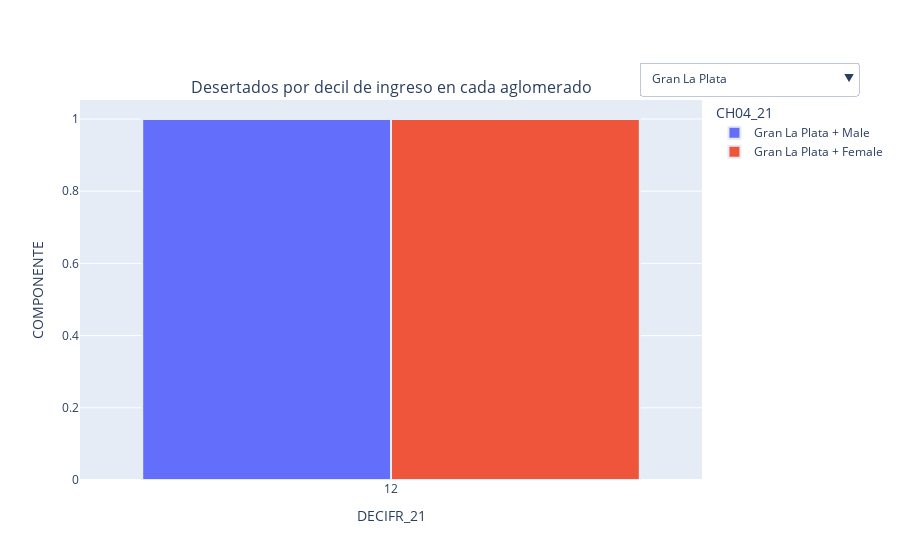

The notebook cell saved with this chart:
### Code cell
titulo = 'Desertados por decil de ingreso en cada aglomerado'
gen_bar(desertados_por_aglo, 'DECIFR_21', 'COMPONENTE', 'AGLOMERADO_21', 'CH04_21', titulo)

### Figure 1 — Plotly figure (JSON) as saved in the notebook; plotly's stock layout.template omitted (floating-point values rounded to 4 significant figures)
{"data": [{"marker": {"line": {"width": 2}}, "name": "Gran La Plata + Male", "type": "bar", "visible": true, "x": [12], "y": [1]}, {"marker": {"line": {"width": 2}}, "name": "Gran La Plata + Female", "type": "bar", "visible": true, "x": [12], "y": [1]}, {"marker": {"line": {"width": 2}}, "name": "Bahía Blanca - Cerri + Male", "type": "bar", "visible": false, "x": [2, 8, 12, 12], "y": [1, 1, 1, 2]}, {"marker": {"line": {"width": 2}}, "name": "Gran Santa Fé + Male", "type": "bar", "visible": false, "x": [2, 3], "y": [1, 1]}, {"marker": {"line": {"width": 2}}, "name": "Gran Santa Fé + Female", "type": "bar", "visible": false, "x": [1, 1, 2, 3], "y": [1, 1, 1, 1]}, {"marker": {"line": {"width": 2}}, "name": "Gran Paraná + Male", "type": "bar", "visible": false, "x": [6], "y": [1]}, {"marker": {"line": {"width": 2}}, "name": "Posadas + Male", "type": "bar", "visible": false, "x": [2, 3, 5], "y": [1, 1, 1]}, {"marker": {"line": {"width": 2}}, "name": "Posadas + Female", "type": "bar", "visible": false, "x": [2], "y": [1]}, {"marker": {"line": {"width": 2}}, "name": "Gran Resistencia + Male", "type": "bar", "visible": false, "x": [2, 3, 4], "y": [1, 1, 1]}, {"marker": {"line": {"width": 2}}, "name": "Gran Resistencia + Female", "type": "bar", "visible": false, "x": [4], "y": [1]}, {"marker": {"line": {"width": 2}}, "name": "Comodoro Rivadavia - Rada Tilly + Male", "type": "bar", "visible": false, "x": [10], "y": [1]}, {"marker": {"line": {"width": 2}}, "name": "Gran Mendoza + Male", "type": "bar", "visible": false, "x": [3, 4, 12, 12], "y": [1, 2, 1, 2]}, {"marker": {"line": {"width": 2}}, "name": "Gran Mendoza + Female", "type": "bar", "visible": false, "x": [6, 12], "y": [1, 1]}, {"marker": {"line": {"width": 2}}, "name": "Corrientes + Male", "type": "bar", "visible": false, "x": [2, 5], "y": [1, 2]}, {"marker": {"line": {"width": 2}}, "name": "Gran Córdoba + Male", "type": "bar", "visible": false, "x": [1, 2, 3, 4, 5, 6, 8], "y": [1, 1, 1, 1, 2, 1, 1]}, {"marker": {"line": {"width": 2}}, "name": "Gran Córdoba + Female", "type": "bar", "visible": false, "x": [2, 2, 5, 7], "y": [1, 1, 1, 1]}, {"marker": {"line": {"width": 2}}, "name": "Concordia + Male", "type": "bar", "visible": false, "x": [5], "y": [1]}, {"marker": {"line": {"width": 2}}, "name": "Concordia + Female", "type": "bar", "visible": false, "x": [2, 12], "y": [1, 1]}, {"marker": {"line": {"width": 2}}, "name": "Formosa + Male", "type": "bar", "visible": false, "x": [4, 5, 7, 12], "y": [1, 1, 1, 3]}, {"marker": {"line": {"width": 2}}, "name": "Neuquén - Plottier + Male", "type": "bar", "visible": false, "x": [4, 6], "y": [1, 1]}, {"marker": {"line": {"width": 2}}, "name": "Neuquén - Plottier + Female", "type": "bar", "visible": false, "x": [4, 5], "y": [1, 1]}, {"marker": {"line": {"width": 2}}, "name": "Santiago del Estero - La Banda + Male", "type": "bar", "visible": false, "x": [1, 5, 10], "y": [1, 1, 1]}, {"marker": {"line": {"width": 2}}, "name": "Jujuy - Palpalá + Male", "type": "bar", "visible": false, "x": [2, 4, 5], "y": [1, 2, 1]}, {"marker": {"line": {"width": 2}}, "name": "Jujuy - Palpalá + Female", "type": "bar", "visible": false, "x": [2, 3, 4, 7], "y": [1, 1, 1, 1]}, {"marker": {"line": {"width": 2}}, "name": "Río Gallegos + Male", "type": "bar", "visible": false, "x": [2, 7], "y": [1, 1]}, {"marker": {"line": {"width": 2}}, "name": "Río Gallegos + Female", "type": "bar", "visible": false, "x": [6, 12], "y": [1, 1]}, {"marker": {"line": {"width": 2}}, "name": "Gran Catamarca + Male", "type": "bar", "visible": false, "x": [2, 8], "y": [2, 1]}, {"marker": {"line": {"width": 2}}, "name": "Gran Catamarca + Female", "type": "bar", "visible": false, "x": [2, 6], "y": [1, 1]}, {"marker": {"line": {"width": 2}}, "name": "Gran Salta + Male", "type": "bar", "visible": false, "x": [1, 2, 3, 6], "y": [1, 1, 1, 1]}, {"marker": {"line": {"width": 2}}, "name": "Gran Salta + Female", "type": "bar", "visible": false, "x": [1, 2, 6, 6, 7, 7, 8], "y": [1, 1, 1, 2, 1, 1, 1]}, {"marker": {"line": {"width": 2}}, "name": "La Rioja + Male", "type": "bar", "visible": false, "x": [12], "y": [2]}, {"marker": {"line": {"width": 2}}, "name": "La Rioja + Female", "type": "bar", "visible": false, "x": [5], "y": [1]}, {"marker": {"line": {"width": 2}}, "name": "Gran San Luis + Female", "type": "bar", "visible": false, "x": [3, 12], "y": [1, 1]}, {"marker": {"line": {"width": 2}}, "name": "Gran San Juan + Male", "type": "bar", "visible": false, "x": [1, 4, 5, 6, 8], "y": [1, 1, 1, 1, 1]}, {"marker": {"line": {"width": 2}}, "name": "Gran San Juan + Female", "type": "bar", "visible": false, "x": [1, 1, 2, 9], "y": [1, 1, 1, 1]}, {"marker": {"line": {"width": 2}}, "name": "Gran Tucumán - Tafí Viejo + Male", "type": "bar", "visible": false, "x": [2, 2, 3, 3, 5, 6], "y": [1, 1, 1, 1, 1, 1]}, {"marker": {"line": {"width": 2}}, "name": "Gran Tucumán - Tafí Viejo + Female", "type": "bar", "visible": false, "x": [2, 5, 7, 9], "y": [1, 1, 1, 1]}, {"marker": {"line": {"width": 2}}, "name": "Santa Rosa - Toay + Female", "type": "bar", "visible": false, "x": [3, 6], "y": [1, 1]}, {"marker": {"line": {"width": 2}}, "name": "Ushuaia - Río Grande + Male", "type": "bar", "visible": false, "x": [9], "y": [1]}, {"marker": {"line": {"width": 2}}, "name": "Partidos del GBA + Male", "type": "bar", "visible": false, "x": [3, 10], "y": [1, 1]}, {"marker": {"line": {"width": 2}}, "name": "Partidos del GBA + Female", "type": "bar", "visible": false, "x": [1, 1, 2, 7, 12, 12], "y": [1, 1, 1, 1, 1, 1]}, {"marker": {"line": {"width": 2}}, "name": "Río Cuarto + Male", "type": "bar", "visible": false, "x": [1], "y": [2]}, {"marker": {"line": {"width": 2}}, "name": "Río Cuarto + Female", "type": "bar", "visible": false, "x": [7], "y": [1]}, {"marker": {"line": {"width": 2}}, "name": "San Nicolás - Villa Constitución + Male", "type": "bar", "visible": false, "x": [2, 5, 6], "y": [1, 1, 1]}, {"marker": {"line": {"width": 2}}, "name": "San Nicolás - Villa Constitución + Female", "type": "bar", "visible": false, "x": [2, 4, 5, 6], "y": [1, 1, 1, 1]}, {"marker": {"line": {"width": 2}}, "name": "Rawson - Trelew + Male", "type": "bar", "visible": false, "x": [6, 9], "y": [1, 1]}, {"marker": {"line": {"width": 2}}, "name": "Viedma - Carmen de Patagones + Male", "type": "bar", "visible": false, "x": [12], "y": [1]}, {"marker": {"line": {"width": 2}}, "name": "Viedma - Carmen de Patagones + Female", "type": "bar", "visible": false, "x": [3], "y": [1]}], "layout": {"annotations": [{"font": {"size": 16}, "showarrow": false, "text": "Desertados por decil de ingreso en cada aglomerado", "x": 0.5, "xanchor": "center", "xref": "paper", "y": 1, "yanchor": "bottom", "yref": "paper"}], "autosize": true, "legend": {"title": {"text": "CH04_21"}}, "showlegend": true, "updatemenus": [{"active": 0, "buttons": [{"args": [{"visible": [true, true, false, false, false, false, false, false, false, false, false, false, false, false, false, false, false, false, false, false, false, false, false, false, false, false, false, false, false, false, false, false, false, false, false, false, false, false, false, false, false, false, false, false, false, false, false, false]}], "label": "Gran La Plata", "method": "update"}, {"args": [{"visible": [false, false, true, false, false, false, false, false, false, false, false, false, false, false, false, false, false, false, false, false, false, false, false, false, false, false, false, false, false, false, false, false, false, false, false, false, false, false, false, false, false, false, false, false, false, false, false, false]}], "label": "Bahía Blanca - Cerri", "method": "update"}, {"args": [{"visible": [false, false, false, true, true, false, false, false, false, false, false, false, false, false, false, false, false, false, false, false, false, false, false, false, false, false, false, false, false, false, false, false, false, false, false, false, false, false, false, false, false, false, false, false, false, false, false, false]}], "label": "Gran Santa Fé", "method": "update"}, {"args": [{"visible": [false, false, false, false, false, true, false, false, false, false, false, false, false, false, false, false, false, false, false, false, false, false, false, false, false, false, false, false, false, false, false, false, false, false, false, false, false, false, false, false, false, false, false, false, false, false, false, false]}], "label": "Gran Paraná", "method": "update"}, {"args": [{"visible": [false, false, false, false, false, false, true, true, false, false, false, false, false, false, false, false, false, false, false, false, false, false, false, false, false, false, false, false, false, false, false, false, false, false, false, false, false, false, false, false, false, false, false, false, false, false, false, false]}], "label": "Posadas", "method": "update"}, {"args": [{"visible": [false, false, false, false, false, false, false, false, true, true, false, false, false, false, false, false, false, false, false, false, false, false, false, false, false, false, false, false, false, false, false, false, false, false, false, false, false, false, false, false, false, false, false, false, false, false, false, false]}], "label": "Gran Resistencia", "method": "update"}, {"args": [{"visible": [false, false, false, false, false, false, false, false, false, false, true, false, false, false, false, false, false, false, false, false, false, false, false, false, false, false, false, false, false, false, false, false, false, false, false, false, false, false, false, false, false, false, false, false, false, false, false, false]}], "label": "Comodoro Rivadavia - Rada Tilly", "method": "update"}, {"args": [{"visible": [false, false, false, false, false, false, false, false, false, false, false, true, true, false, false, false, false, false, false, false, false, false, false, false, false, false, false, false, false, false, false, false, false, false, false, false, false, false, false, false, false, false, false, false, false, false, false, false]}], "label": "Gran Mendoza", "method": "update"}, {"args": [{"visible": [false, false, false, false, false, false, false, false, false, false, false, false, false, true, false, false, false, false, false, false, false, false, false, false, false, false, false, false, false, false, false, false, false, false, false, false, false, false, false, false, false, false, false, false, false, false, false, false]}], "label": "Corrientes", "method": "update"}, {"args": [{"visible": [false, false, false, false, false, false, false, false, false, false, false, false, false, false, true, true, false, false, false, false, false, false, false, false, false, false, false, false, false, false, false, false, false, false, false, false, false, false, false, false, false, false, false, false, false, false, false, false]}], "label": "Gran Córdoba", "method": "update"}, {"args": [{"visible": [false, false, false, false, false, false, false, false, false, false, false, false, false, false, false, false, true, true, false, false, false, false, false, false, false, false, false, false, false, false, false, false, false, false, false, false, false, false, false, false, false, false, false, false, false, false, false, false]}], "label": "Concordia", "method": "update"}, {"args": [{"visible": [false, false, false, false, false, false, false, false, false, false, false, false, false, false, false, false, false, false, true, false, false, false, false, false, false, false, false, false, false, false, false, false, false, false, false, false, false, false, false, false, false, false, false, false, false, false, false, false]}], "label": "Formosa", "method": "update"}, {"args": [{"visible": [false, false, false, false, false, false, false, false, false, false, false, false, false, false, false, false, false, false, false, true, true, false, false, false, false, false, false, false, false, false, false, false, false, false, false, false, false, false, false, false, false, false, false, false, false, false, false, false]}], "label": "Neuquén - Plottier", "method": "update"}, {"args": [{"visible": [false, false, false, false, false, false, false, false, false, false, false, false, false, false, false, false, false, false, false, false, false, true, false, false, false, false, false, false, false, false, false, false, false, false, false, false, false, false, false, false, false, false, false, false, false, false, false, false]}], "label": "Santiago del Estero - La Banda", "method": "update"}, {"args": [{"visible": [false, false, false, false, false, false, false, false, false, false, false, false, false, false, false, false, false, false, false, false, false, false, true, true, false, false, false, false, false, false, false, false, false, false, false, false, false, false, false, false, false, false, false, false, false, false, false, false]}], "label": "Jujuy - Palpalá", "method": "update"}, {"args": [{"visible": [false, false, false, false, false, false, false, false, false, false, false, false, false, false, false, false, false, false, false, false, false, false, false, false, true, true, false, false, false, false, false, false, false, false, false, false, false, false, false, false, false, false, false, false, false, false, false, false]}], "label": "Río Gallegos", "method": "update"}, {"args": [{"visible": [false, false, false, false, false, false, false, false, false, false, false, false, false, false, false, false, false, false, false, false, false, false, false, false, false, false, true, true, false, false, false, false, false, false, false, false, false, false, false, false, false, false, false, false, false, false, false, false]}], "label": "Gran Catamarca", "method": "update"}, {"args": [{"visible": [false, false, false, false, false, false, false, false, false, false, false, false, false, false, false, false, false, false, false, false, false, false, false, false, false, false, false, false, true, true, false, false, false, false, false, false, false, false, false, false, false, false, false, false, false, false, false, false]}], "label": "Gran Salta", "method": "update"}, {"args": [{"visible": [false, false, false, false, false, false, false, false, false, false, false, false, false, false, false, false, false, false, false, false, false, false, false, false, false, false, false, false, false, false, true, true, false, false, false, false, false, false, false, false, false, false, false, false, false, false, false, false]}], "label": "La Rioja", "method": "update"}, {"args": [{"visible": [false, false, false, false, false, false, false, false, false, false, false, false, false, false, false, false, false, false, false, false, false, false, false, false, false, false, false, false, false, false, false, false, true, false, false, false, false, false, false, false, false, false, false, false, false, false, false, false]}], "label": "Gran San Luis", "method": "update"}, {"args": [{"visible": [false, false, false, false, false, false, false, false, false, false, false, false, false, false, false, false, false, false, false, false, false, false, false, false, false, false, false, false, false, false, false, false, false, true, true, false, false, false, false, false, false, false, false, false, false, false, false, false]}], "label": "Gran San Juan", "method": "update"}, {"args": [{"visible": [false, false, false, false, false, false, false, false, false, false, false, false, false, false, false, false, false, false, false, false, false, false, false, false, false, false, false, false, false, false, false, false, false, false, false, true, true, false, false, false, false, false, false, false, false, false, false, false]}], "label": "Gran Tucumán - Tafí Viejo", "method": "update"}, {"args": [{"visible": [false, false, false, false, false, false, false, false, false, false, false, false, false, false, false, false, false, false, false, false, false, false, false, false, false, false, false, false, false, false, false, false, false, false, false, false, false, true, false, false, false, false, false, false, false, false, false, false]}], "label": "Santa Rosa - Toay", "method": "update"}, {"args": [{"visible": [false, false, false, false, false, false, false, false, false, false, false, false, false, false, false, false, false, false, false, false, false, false, false, false, false, false, false, false, false, false, false, false, false, false, false, false, false, false, true, false, false, false, false, false, false, false, false, false]}], "label": "Ushuaia - Río Grande", "method": "update"}, {"args": [{"visible": [false, false, false, false, false, false, false, false, false, false, false, false, false, false, false, false, false, false, false, false, false, false, false, false, false, false, false, false, false, false, false, false, false, false, false, false, false, false, false, true, true, false, false, false, false, false, false, false]}], "label": "Partidos del GBA", "method": "update"}, {"args": [{"visible": [false, false, false, false, false, false, false, false, false, false, false, false, false, false, false, false, false, false, false, false, false, false, false, false, false, false, false, false, false, false, false, false, false, false, false, false, false, false, false, false, false, true, true, false, false, false, false, false]}], "label": "Río Cuarto", "method": "update"}, {"args": [{"visible": [false, false, false, false, false, false, false, false, false, false, false, false, false, false, false, false, false, false, false, false, false, false, false, false, false, false, false, false, false, false, false, false, false, false, false, false, false, false, false, false, false, false, false, true, true, false, false, false]}], "label": "San Nicolás - Villa Constitución", "method": "update"}, {"args": [{"visible": [false, false, false, false, false, false, false, false, false, false, false, false, false, false, false, false, false, false, false, false, false, false, false, false, false, false, false, false, false, false, false, false, false, false, false, false, false, false, false, false, false, false, false, false, false, true, false, false]}], "label": "Rawson - Trelew", "method": "update"}, {"args": [{"visible": [false, false, false, false, false, false, false, false, false, false, false, false, false, false, false, false, false, false, false, false, false, false, false, false, false, false, false, false, false, false, false, false, false, false, false, false, false, false, false, false, false, false, false, false, false, false, true, true]}], "label": "Viedma - Carmen de Patagones", "method": "update"}], "direction": "down", "showactive": true, "x": 1.25, "xanchor": "right", "y": 1.1, "yanchor": "top"}], "xaxis": {"anchor": "y", "autorange": true, "domain": [0, 1], "range": [11.5, 12.5], "title": {"text": "DECIFR_21"}, "type": "linear"}, "yaxis": {"anchor": "x", "autorange": true, "domain": [0, 1], "range": [0, 1.053], "title": {"text": "COMPONENTE"}, "type": "linear"}}}
